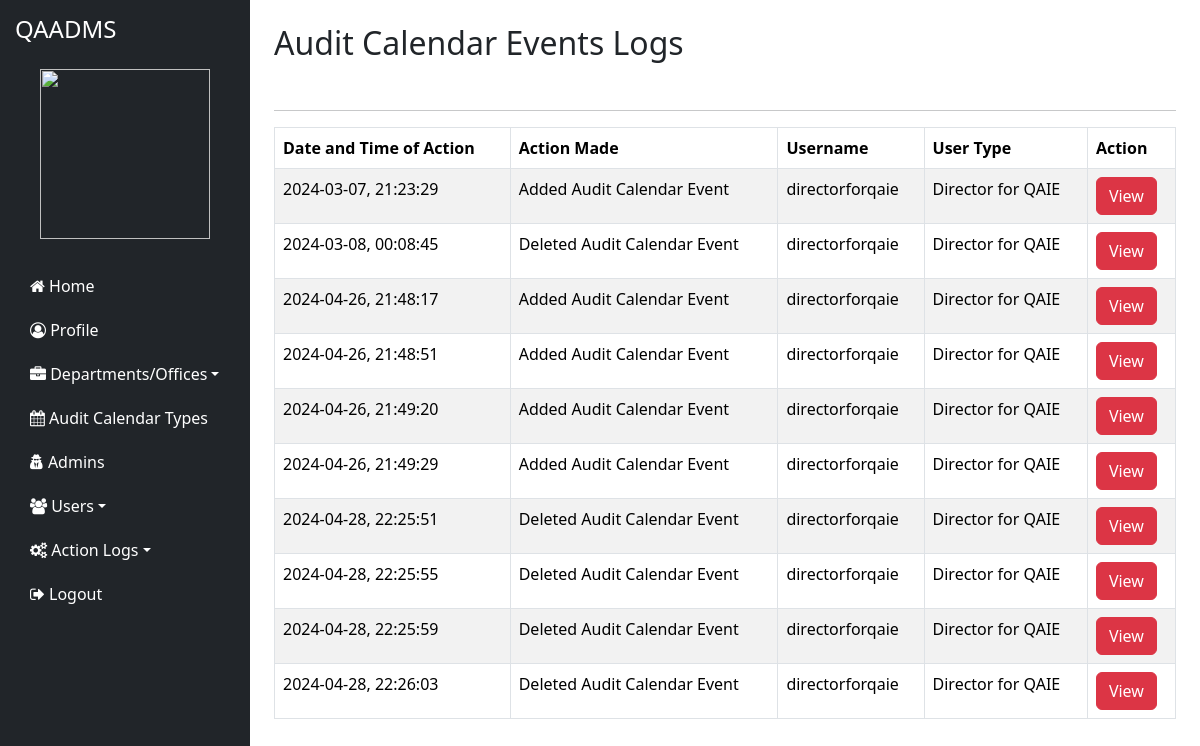
Page /admin/logs/audit_calendar on the committed database.
### tables this page shows
CREATE TABLE `y2_auditcalendarevents_logs` (
  `ID` int(200) NOT NULL,
  `Date_and_Time_of_Action` varchar(200) NOT NULL,
  `Action_Made` varchar(200) NOT NULL,
  `Username` varchar(200) NOT NULL,
  `User_Type` varchar(200) NOT NULL,
  `title_I` varchar(200) NOT NULL,
  `color_I` varchar(200) NOT NULL,
  `start_I` varchar(200) NOT NULL,
  `end_I` varchar(200) NOT NULL,
  `UR_Code` varchar(300) NOT NULL
);

### application/controllers/admin/LogsController.php (called while the page is built, shortened)
<?php
class LogsController extends CI_Controller {
    public function __construct() {
        $this->load->model('UserLogs_Model');
        $this->load->model('User_model');
        $this->load->model('EManualsLogs_Model');
        $this->load->model('NeaLogs_Model');
        $this->load->model('AuditCalendarLogs_Model');
        $this->load->model('AuditCalendarEventTypesLogs_Model');
    }
    public function audit_calendar_logs() {
        $content_data['audit_calendar_logs'] = $this->AuditCalendarLogs_Model->get_logs();
        $data['content'] = $this->load->view('admin/log_list/audit_calendar_logs_view',  $content_data, TRUE);
        $this->load->view('admin/template/page', $data);
    }
}

### index.php (called while the page is built, shortened)
<?php
require_once BASEPATH.'core/CodeIgniter.php';

### application/models/AuditCalendarLogs_Model.php (called while the page is built, shortened)
<?php
class AuditCalendarLogs_Model extends CI_Model {
    public function get_logs() {
        $query = $this->db->get('y2_auditcalendarevents_logs');
        return $query->result_array();
    }
}

### application/views/admin/log_list/audit_calendar_logs_view.php (the view)
<div class="row">
    <div class="col-md-12">
        <h2>Audit Calendar Events Logs</h2> <br/>
    </div>
</div>
<hr />
<div class="row">
    <div class="col-md-12">
        <div class="panel panel-default">
            <div class="panel-body">
                <div class="table-responsive">
                    <table class="table table-striped table-bordered table-hover"  id="table">
                        <thead>
                            <tr>
                                <th class="center">Date and Time of Action</th>
                                <th class="center">Action Made</th>
                                <th class="center">Username</th>
                                <th class="center">User Type</th>
                                <th class="center">Action</th>
                            </tr>
                        </thead>
                        <tbody>
                            <?php if (!empty($audit_calendar_logs)) : ?>
                                <?php foreach ($audit_calendar_logs as $log) : ?>
                                    <tr>
                                        <td class="center"><?= $log['Date_and_Time_of_Action']; ?></td>
                                        <td class="center"><?= $log['Action_Made']; ?></td>
                                        <td class="center"><?= $log['Username']; ?></td>
                                        <td class="center"><?= $log['User_Type']; ?></td>
                                        <td class="center">
                                            <button class="btn btn-danger">
                                                <a href="<?= base_url('admin/logs/calendar_events_view_details/'.$log['UR_Code']); ?>" style="color:white; text-decoration: none;">
                                                    View
                                                </a>
                                            </button>
                                        </td>
                                    </tr>
                                <?php endforeach; ?>
                            <?php else : ?>
                                <tr><td colspan="5" class="center">No logs found</td></tr>
                            <?php endif; ?>
                        </tbody>
                    </table>
                </div>
            </div>
        </div>
    </div>
</div>

### assets/css/admin-css/custom-styles.css (style rules this page uses)
body { display: flex; min-height: 100vh; }

### rows in the picture
y2_auditcalendarevents_logs: Date_and_Time_of_Action "2024-03-07, 21:23:29", Action_Made "Added Audit Calendar Event", Username "directorforqaie", User_Type "Director for QAIE"
y2_auditcalendarevents_logs: Date_and_Time_of_Action "2024-03-08, 00:08:45", Action_Made "Deleted Audit Calendar Event", Username "directorforqaie", User_Type "Director for QAIE"
y2_auditcalendarevents_logs: Date_and_Time_of_Action "2024-04-26, 21:48:17", Action_Made "Added Audit Calendar Event", Username "directorforqaie", User_Type "Director for QAIE"
y2_auditcalendarevents_logs: Date_and_Time_of_Action "2024-04-26, 21:48:51", Action_Made "Added Audit Calendar Event", Username "directorforqaie", User_Type "Director for QAIE"
y2_auditcalendarevents_logs: Date_and_Time_of_Action "2024-04-26, 21:49:20", Action_Made "Added Audit Calendar Event", Username "directorforqaie", User_Type "Director for QAIE"
y2_auditcalendarevents_logs: Date_and_Time_of_Action "2024-04-26, 21:49:29", Action_Made "Added Audit Calendar Event", Username "directorforqaie", User_Type "Director for QAIE"
y2_auditcalendarevents_logs: Date_and_Time_of_Action "2024-04-28, 22:25:51", Action_Made "Deleted Audit Calendar Event", Username "directorforqaie", User_Type "Director for QAIE"
y2_auditcalendarevents_logs: Date_and_Time_of_Action "2024-04-28, 22:25:55", Action_Made "Deleted Audit Calendar Event", Username "directorforqaie", User_Type "Director for QAIE"
y2_auditcalendarevents_logs: Date_and_Time_of_Action "2024-04-28, 22:25:59", Action_Made "Deleted Audit Calendar Event", Username "directorforqaie", User_Type "Director for QAIE"
y2_auditcalendarevents_logs: Date_and_Time_of_Action "2024-04-28, 22:26:03", Action_Made "Deleted Audit Calendar Event", Username "directorforqaie", User_Type "Director for QAIE"
